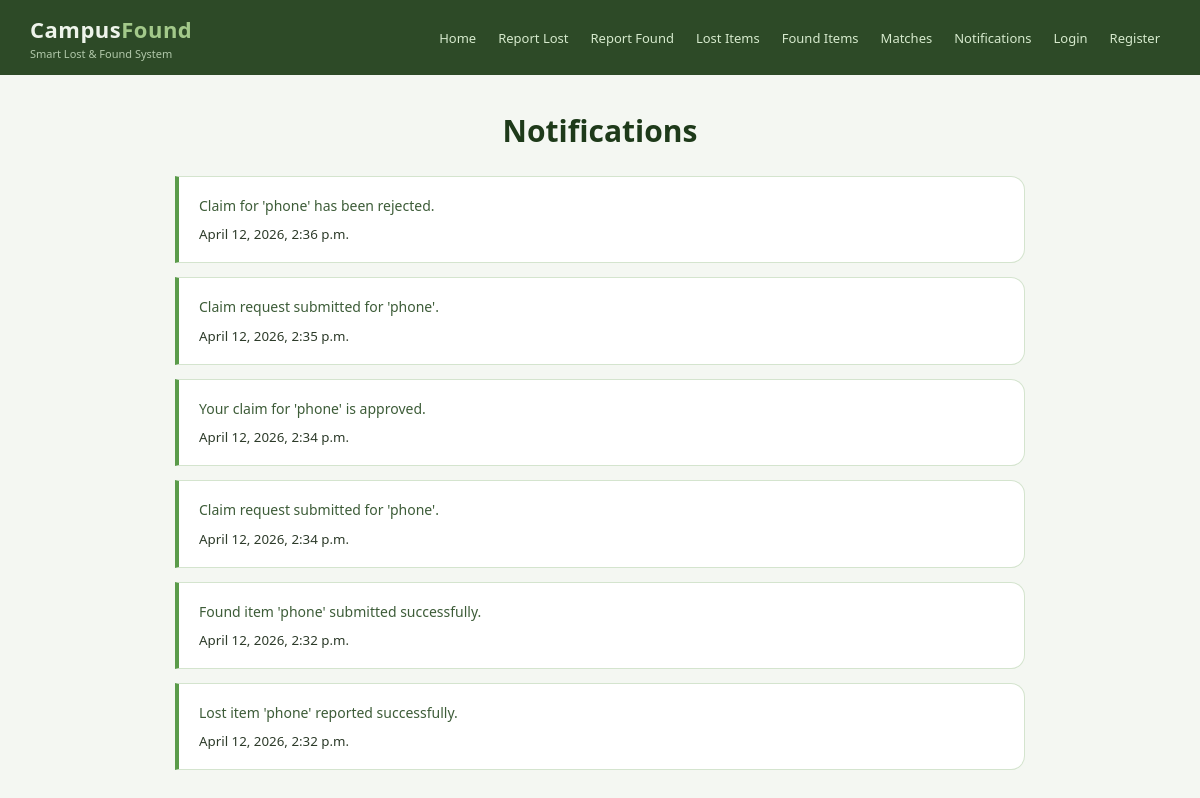
/notifications/, run on the app's committed database.
### lostfound_app/models.py (models this page shows, shortened)
class Notification(models.Model):
    message = models.TextField()
    created_at = models.DateTimeField(auto_now_add=True)

### lostfound_app/views.py (the view)
# urls.py: path('notifications/', views.notification_list, name='notification_list'),
def notification_list(request):
    notifications = Notification.objects.all().order_by('-created_at')
    return render(request, 'lostfound_app/notification.html', {'notifications': notifications})

### lostfound_app/templates/lostfound_app/notification.html
{% extends 'lostfound_app/base.html' %}
{% block content %}
<h2 class="page-title">Notifications</h2>
<div class="notification-box">
    {% for n in notifications %}
        <div class="notification-card">
            <p>{{ n.message }}</p>
            <small>{{ n.created_at }}</small>
        </div>
    {% empty %}
        <p>No notifications available.</p>
    {% endfor %}
</div>
{% endblock %}

### lostfound_app/templates/lostfound_app/base.html (shortened to what this page needs)
{% load static %}
<!DOCTYPE html>
<html>
<head>
    <link rel="stylesheet" href="{% static 'lostfound_app/css/style1.css' %}">
</head>
<body>
<header class="navbar">
    <div class="logo-box">
        <h2>Campus<span>Found</span></h2>
        <p>Smart Lost & Found System</p>
    </div>
    <nav class="nav-links">
        <a href="{% url 'index' %}">Home</a>
        <a href="{% url 'report_lost' %}">Report Lost</a>
        <a href="{% url 'report_found' %}">Report Found</a>
        <a href="{% url 'lost_list' %}">Lost Items</a>
        <a href="{% url 'found_list' %}">Found Items</a>
        <a href="{% url 'match_items' %}">Matches</a>
        <a href="{% url 'notification_list' %}">Notifications</a>
        {% if user.is_authenticated %}
            <a href="{% url 'approved_claims' %}">Approved Claims</a>
            <a href="{% url 'rejected_claims' %}">Rejected Claims</a>
            <span class="nav-user"> {{ user.username }}</span>
            <a href="{% url 'logout' %}">Logout</a>
        {% else %}
            <a href="{% url 'login' %}">Login</a>
            <a href="{% url 'register' %}">Register</a>
        {% endif %}
    </nav>
</header>
<main class="main-container">
    {% block content %}
    {% endblock %}
</main>
</body>
</html>

### lostfound_app/static/lostfound_app/css/style1.css (style rules this page uses)
* { margin: 0; padding: 0; box-sizing: border-box; }
body { font-family: 'Segoe UI', sans-serif; background: #f4f7f2; color: #2d3b2a; min-height: 100vh; }
.navbar { width: 100%; padding: 14px 30px; display: flex; justify-content: space-between; align-items: center; background: #2d4a27; position: sticky; top: 0; z-index: 1000; }
.logo-box h2 { font-size: 22px; color: #eef4eb; letter-spacing: 0.5px; white-space: nowrap; }
.logo-box h2 span { color: #a3c98a; }
.logo-box p { font-size: 11px; color: #b2c9ab; margin-top: 2px; }
.nav-links { display: flex; flex-wrap: nowrap; align-items: center; gap: 2px; overflow-x: auto; }
.nav-links a { text-decoration: none; color: #d6eacd; font-weight: 500; font-size: 13px; padding: 7px 10px; border-radius: 8px; white-space: nowrap; transition: background 0.2s ease; }
.main-container { width: 90%; max-width: 1200px; margin: 35px auto; }
.page-title { margin-bottom: 25px; color: #1e3a1a; font-size: 30px; text-align: center; font-weight: 700; }
.notification-box { max-width: 850px; margin: 0 auto; }
.notification-card { background: #ffffff; border-left: 4px solid #5a9b4a; padding: 18px 20px; margin-bottom: 14px; border-radius: 0 14px 14px 0; border-top: 1px solid #d4e4ce; border-right: 1px solid #d4e4ce; border-bottom: 1px solid #d4e4ce; }
.notification-card p { margin-bottom: 5px; color: #3d5c38; font-size: 14px; line-height: 1.6; }

### data on the page
Notification: message "Claim for 'phone' has been rejected.", created_at "April 12, 2026, 2:36 p.m."
Notification: message "Claim request submitted for 'phone'.", created_at "April 12, 2026, 2:35 p.m."
Notification: message "Your claim for 'phone' is approved.", created_at "April 12, 2026, 2:34 p.m."
Notification: message "Claim request submitted for 'phone'.", created_at "April 12, 2026, 2:34 p.m."
Notification: message "Found item 'phone' submitted successfully.", created_at "April 12, 2026, 2:32 p.m."
Notification: message "Lost item 'phone' reported successfully.", created_at "April 12, 2026, 2:32 p.m."
